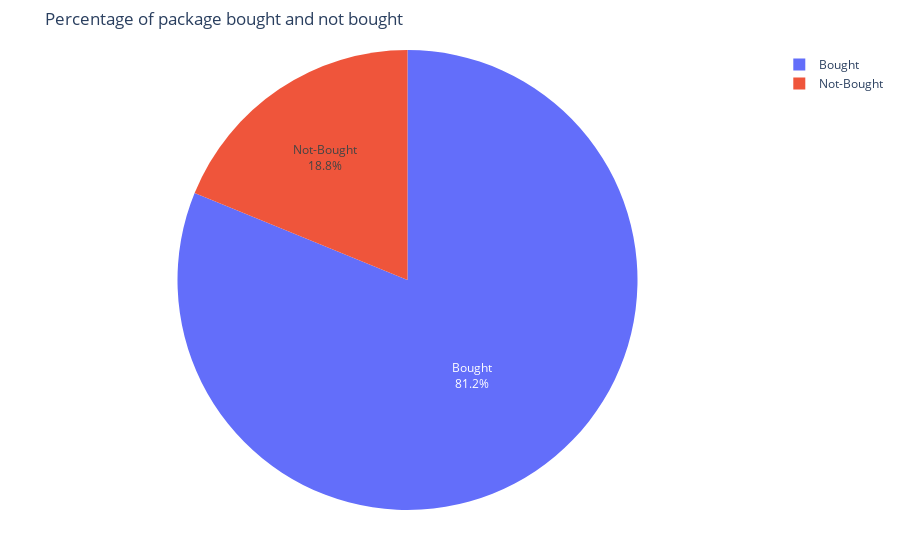

Write notebook code for a chart like this one.
### Markdown cell above
### Exploration of Values

### Code cell
percentage = df.ProdTaken.value_counts(normalize=True)*100
pielabels = ["Bought","Not-Bought"]

# Plot PieChart with Ploty library
f1 = px.pie(values= percentage, names= pielabels, title="Percentage of package bought and not bought")
f1.update_traces(textposition="inside", textinfo="percent+label")
f1.update_layout(margin={"r":50,"t":50,"l":50,"b":50})
f1.show()

### Figure 1 — Plotly figure (JSON) as saved in the notebook; plotly's stock layout.template omitted (floating-point values rounded to 4 significant figures)
{"data": [{"domain": {"x": [0, 1], "y": [0, 1]}, "hovertemplate": "label=%{label}<br>value=%{value}<extra></extra>", "labels": ["Bought", "Not-Bought"], "legendgroup": "", "name": "", "showlegend": true, "textinfo": "percent+label", "textposition": "inside", "type": "pie", "values": [81.18, 18.82]}], "layout": {"legend": {"tracegroupgap": 0}, "margin": {"b": 50, "l": 50, "r": 50, "t": 50}, "title": {"text": "Percentage of package bought and not bought"}}}
